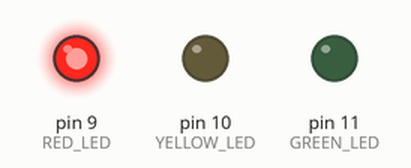
Recording of a sketch running on a simulated Arduino Uno, built with avr-gcc and run on an emulated ATmega328P. On the bench: output pins drawn as LEDs (lit = HIGH).

Above: at 12.8 s.
At 26.6 s:
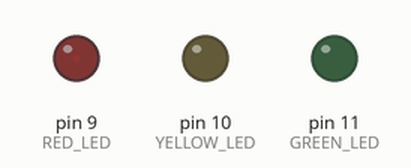
Timing chart, 0 to 40.0 s (numbered marks = the images above):
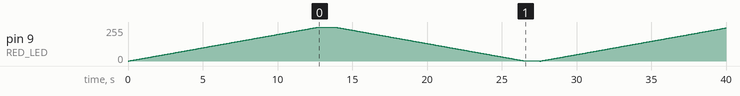

The sketch:

mk_ad_w9-1.ino
```cpp
#define RED_LED     9
#define YELLOW_LED  10
#define GREEN_LED   11

void setup() {
  pinMode(RED_LED, OUTPUT); // LED 출력모드
  pinMode(YELLOW_LED, OUTPUT); // LED 출력모드
  pinMode(GREEN_LED, OUTPUT); // LED 출력모드
}

void loop() {
  for(int i = 0; i <= 255; i++) { // 0 ~ 255 반복
    analogWrite(RED_LED, i); // pwm출력
    delay(50);// LED변화 관찰을 위한 딜레이
  }
  delay(1000);
  for(int i = 255; i > 0; i--) {
    analogWrite(RED_LED, i);
    delay(50);
  }
  delay(1000);
}
```
